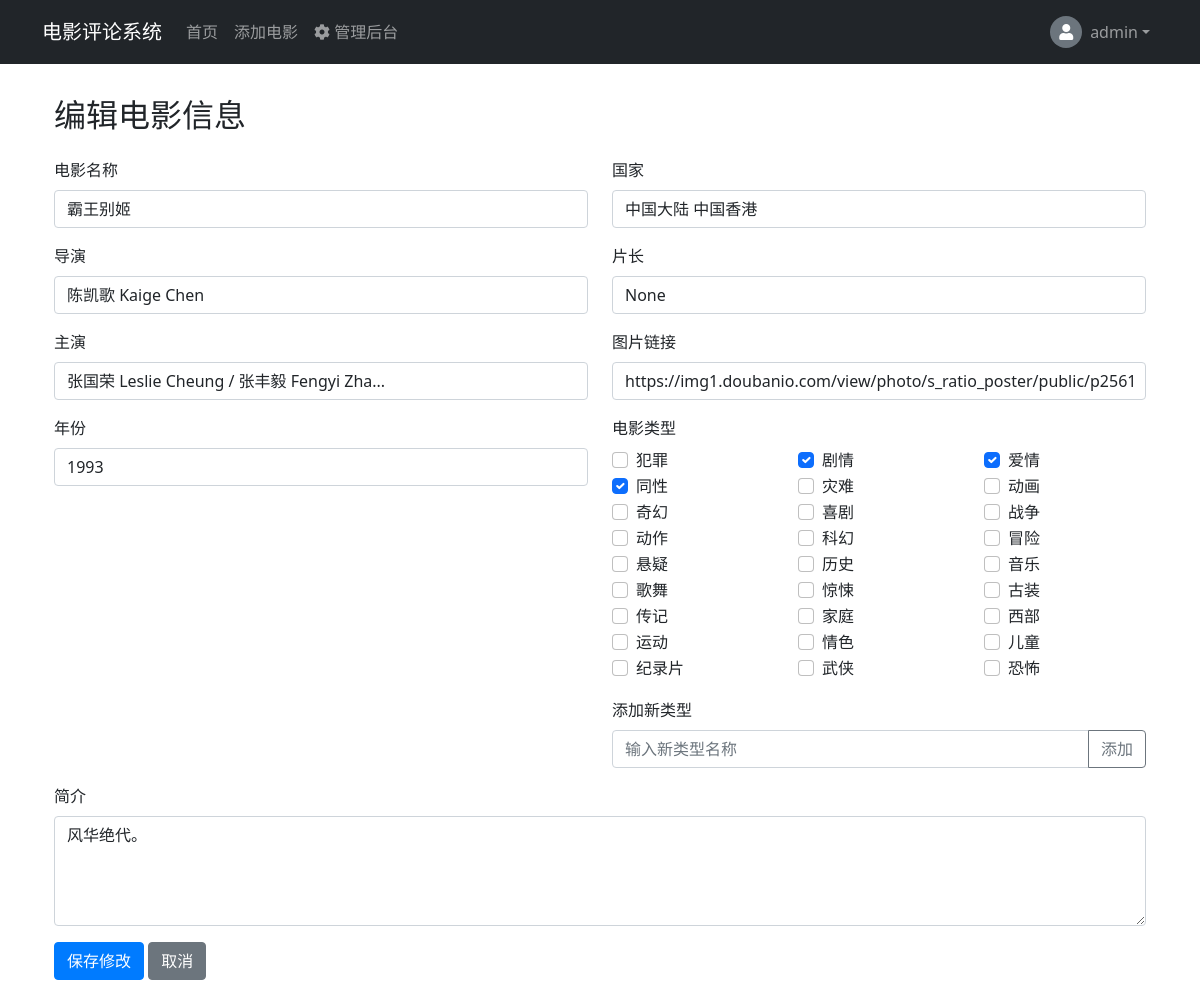
The page /movie/2/edit (signed in) on the database as committed earlier.
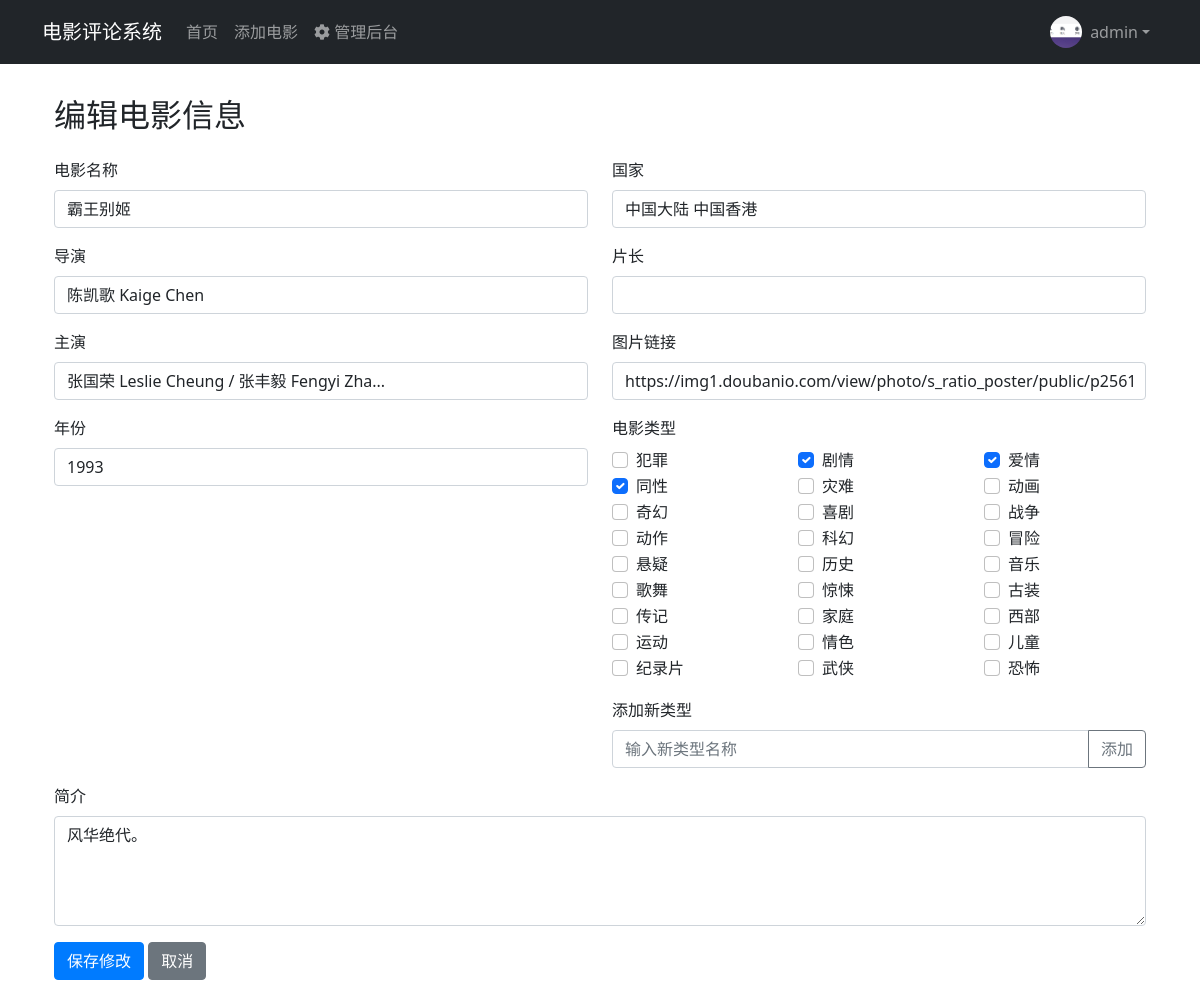
The same page on the database as committed later.
### models/movie_models.py (models this page shows)
class Movie(Base):
    __tablename__ = 'movies'
    id = Column(Integer, primary_key=True)
    link = Column(String(255))
    img_src = Column(String(255))
    title = Column(String(100))
    rating = Column(Float)
    judge_num = Column(Integer)
    quote = Column(Text)
    director = Column(String(100))
    actors = Column(String(200))
    year = Column(String(10))
    country = Column(String(50))
    duration = Column(String(20))
    created_at = Column(DateTime, default=datetime.utcnow)
    genres = relationship('MovieGenre', back_populates='movie', lazy='joined')
    reviews = relationship('Review', back_populates='movie', lazy='dynamic')

### models/user_models.py (models this page shows, shortened)
class User(Base):
    __tablename__ = 'users'
    id = Column(Integer, primary_key=True)
    username = Column(String(80), unique=True, nullable=False)
    email = Column(String(120), unique=True, nullable=False)
    password_hash = Column(String(128))
    avatar = Column(String(255))
    phone = Column(String(20))
    bio = Column(Text)
    created_at = Column(DateTime, default=datetime.utcnow)
    role_id = Column(Integer, ForeignKey('roles.id'))
    role = relationship('Role', back_populates='users')
    reviews = relationship('Review', back_populates='author')

### apps/movie/routes.py (the view)
@router.get("/movie/{movie_id}/edit", name="edit_movie")
async def edit_movie_page(
    request: Request,
    movie_id: int,
    db: Session = Depends(get_db),
    current_user = Depends(get_current_user)
):
    if not current_user or not current_user.can(Permission.MOVIE_EDIT):
        return RedirectResponse(url="/auth/login", status_code=303)
    movie = crud.get_movie(db, movie_id)
    if not movie:
        raise HTTPException(status_code=404, detail="电影不存在")
    genres = crud.get_all_genres(db)
    selected_genres = crud.get_movie_genres(db, movie_id)
    return templates.TemplateResponse(
        "movie/edit_movie.html",
        {
            "request": request,
            "movie": movie,
            "all_genres": genres,
            "selected_genres": selected_genres,
            "current_user": current_user,
            "Permission": Permission
        }
    )

### templates/movie/edit_movie.html (shortened to what this page needs)
{% extends "base.html" %}
{% block content %}
<div class="container mt-4">
    <h2>编辑电影信息</h2>
    <form method="POST" class="mt-4">
        <div class="row">
            <div class="col-md-6">
                <div class="mb-3">
                    <label for="title" class="form-label">电影名称</label>
                    <input type="text" class="form-control" id="title" name="title" value="{{ movie.title }}" required>
                </div>
                <div class="mb-3">
                    <label for="director" class="form-label">导演</label>
                    <input type="text" class="form-control" id="director" name="director" value="{{ movie.director }}">
                </div>
                <div class="mb-3">
                    <label for="actors" class="form-label">主演</label>
                    <input type="text" class="form-control" id="actors" name="actors" value="{{ movie.actors }}">
                </div>
                <div class="mb-3">
                    <label for="year" class="form-label">年份</label>
                    <input type="text" class="form-control" id="year" name="year" value="{{ movie.year }}">
                </div>
            </div>
            <div class="col-md-6">
                <div class="mb-3">
                    <label for="country" class="form-label">国家</label>
                    <input type="text" class="form-control" id="country" name="country" value="{{ movie.country }}">
                </div>
                <div class="mb-3">
                    <label for="duration" class="form-label">片长</label>
                    <input type="text" class="form-control" id="duration" name="duration" value="{{ movie.duration }}">
                </div>
                <div class="mb-3">
                    <label for="img_src" class="form-label">图片链接</label>
                    <input type="text" class="form-control" id="img_src" name="img_src" value="{{ movie.img_src }}">
                </div>
                <div class="mb-3">
                    <label class="form-label">电影类型</label>
                    <div class="row">
                        {% for genre in all_genres %}
                        <div class="col-md-4">
                            <div class="form-check">
                                <input class="form-check-input" type="checkbox" name="genres" value="{{ genre.name }}"
                                    id="genre_{{ genre.id }}"
                                    {% if genre.name in movie.genres|map(attribute='genre.name')|list %}checked{% endif %}>
                                <label class="form-check-label" for="genre_{{ genre.id }}">
                                    {{ genre.name }}
                                </label>
                            </div>
                        </div>
                        {% endfor %}
                    </div>
                </div>
                <div class="mb-3">
                    <label for="new_genre" class="form-label">添加新类型</label>
                    <div class="input-group">
                        <input type="text" class="form-control" id="new_genre" name="new_genre" placeholder="输入新类型名称">
                        <button class="btn btn-outline-secondary" type="button" onclick="addNewGenre()">添加</button>
                    </div>
                </div>
            </div>
        </div>
        <div class="mb-3">
            <label for="quote" class="form-label">简介</label>
            <textarea class="form-control" id="quote" name="quote" rows="4">{{ movie.quote }}</textarea>
        </div>
        <div class="mb-3">
            <button type="submit" class="btn btn-primary">保存修改</button>
            <a href="{{ request.url_for('movie_detail', movie_id=movie.id) }}" class="btn btn-secondary">取消</a>
        </div>
    </form>
</div>
{% endblock %}

### templates/base.html (shortened to what this page needs)
<!DOCTYPE html>
<html lang="zh">
<head>
    <link href="https://cdn.jsdelivr.net/npm/bootstrap@5.1.3/dist/css/bootstrap.min.css" rel="stylesheet">
    <link rel="stylesheet" href="https://cdnjs.cloudflare.com/ajax/libs/font-awesome/5.15.4/css/all.min.css">
    <link rel="stylesheet" href="/static/css/style.css">
</head>
<body>
    <nav class="navbar navbar-expand-lg navbar-dark bg-dark">
        <div class="container">
            <a class="navbar-brand" href="/">电影评论系统</a>
            <div class="collapse navbar-collapse" id="navbarNav">
                <ul class="navbar-nav me-auto">
                    <li class="nav-item">
                        <a class="nav-link" href="/">首页</a>
                    </li>
                    {% if current_user and current_user.can(Permission.MOVIE_EDIT) %}
                    <li class="nav-item">
                        <a class="nav-link" href="/movie/add">添加电影</a>
                    </li>
                    {% endif %}
                    {% if current_user and current_user.can(Permission.ADMIN) %}
                    <li class="nav-item">
                        <a class="nav-link" href="/admin/dashboard">
                            <i class="fas fa-cog"></i> 管理后台
                        </a>
                    </li>
                    {% endif %}
                </ul>
                <ul class="navbar-nav">
                    {% if current_user %}
                    <li class="nav-item dropdown">
                        <a class="nav-link dropdown-toggle d-flex align-items-center" href="#" id="userDropdown" role="button"
                           data-bs-toggle="dropdown" aria-expanded="false">
                            {% if current_user.avatar %}
                            <img src="{{ current_user.avatar }}" alt="头像" class="user-avatar rounded-circle me-2">
                            {% else %}
                            <div class="user-avatar-placeholder me-2">
                                <i class="fas fa-user"></i>
                            </div>
                            {% endif %}
                            {{ current_user.username }}
                        </a>
                    </li>
                    {% endif %}
                </ul>
            </div>
        </div>
    </nav>
    <div class="container mt-4">
        {% block content %}{% endblock %}
    </div>
</body>
</html>

Rows that differ between the two databases and show on the page:
changed User "admin": avatar: picture added
changed Movie "霸王别姬": duration "None" → (not shown)
